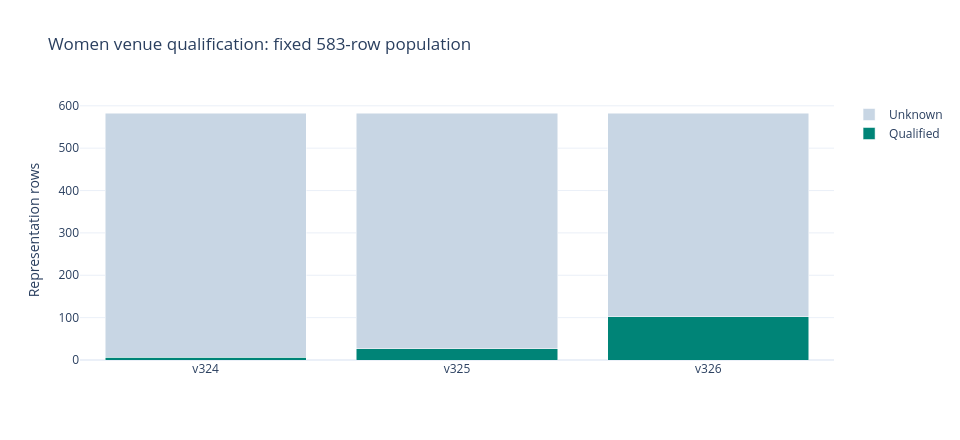

Here is the notebook cell this chart was saved with:
### Markdown cell above
## Acquisition and qualification are separate milestones

The versioned history preserves a partial execution, its reconciliation and the next
expanded acquisition. Each transition distinguishes additions, verified reuse and
reparsing. The chart keeps the unknown population visible.
Acquisition SUCCESS does not establish a completed model study or historical eligibility.
The men's rows remain carried controls, separate from new women's qualifications.

### Code cell
measures = ['completed_units', 'unique_new_captures', 'source_errors',
            'women_rows_qualified', 'women_rows_unknown']
display(pd.DataFrame([{'Measure': k, 'Count': d['venue'][k]} for k in measures]))
observed = history['observations']
labels = [r['execution'] for r in observed]
known = [r['women_qualified'] for r in observed]
unknown = [r['women_unknown'] for r in observed]
progress = go.Figure()
progress.add_bar(x=labels, y=known, name='Qualified', marker_color='#008477')
progress.add_bar(x=labels, y=unknown, name='Unknown', marker_color='#c8d6e4')
progress.update_layout(title='Women venue qualification: fixed 583-row population',
                       barmode='stack', width=960, height=440,
                       template='plotly_white', yaxis_title='Representation rows')
static, ax = plt.subplots(figsize=(10, 4.6), layout='constrained')
ax.bar(labels, known, label='Qualified', color='#008477')
ax.bar(labels, unknown, bottom=known, label='Unknown', color='#c8d6e4')
ax.set(title='Women venue qualification: fixed 583-row population',
       ylabel='Representation rows')
ax.legend()
image = io.BytesIO()
static.savefig(image, format='png', dpi=120)
plt.close(static)
display({'application/vnd.plotly.v1+json': json.loads(progress.to_json()),
         'image/png': base64.b64encode(image.getvalue()).decode()}, raw=True)
display(pd.DataFrame([history['latest_change']]))

### Figure 1 — Plotly figure (JSON) as saved in the notebook; plotly's stock layout.template omitted (floating-point values rounded to 4 significant figures)
{"data": [{"marker": {"color": "#008477"}, "name": "Qualified", "type": "bar", "x": ["v324", "v325", "v326"], "y": [6, 27, 102]}, {"marker": {"color": "#c8d6e4"}, "name": "Unknown", "type": "bar", "x": ["v324", "v325", "v326"], "y": [577, 556, 481]}], "layout": {"barmode": "stack", "height": 440, "title": {"text": "Women venue qualification: fixed 583-row population"}, "width": 960, "yaxis": {"title": {"text": "Representation rows"}}}}
